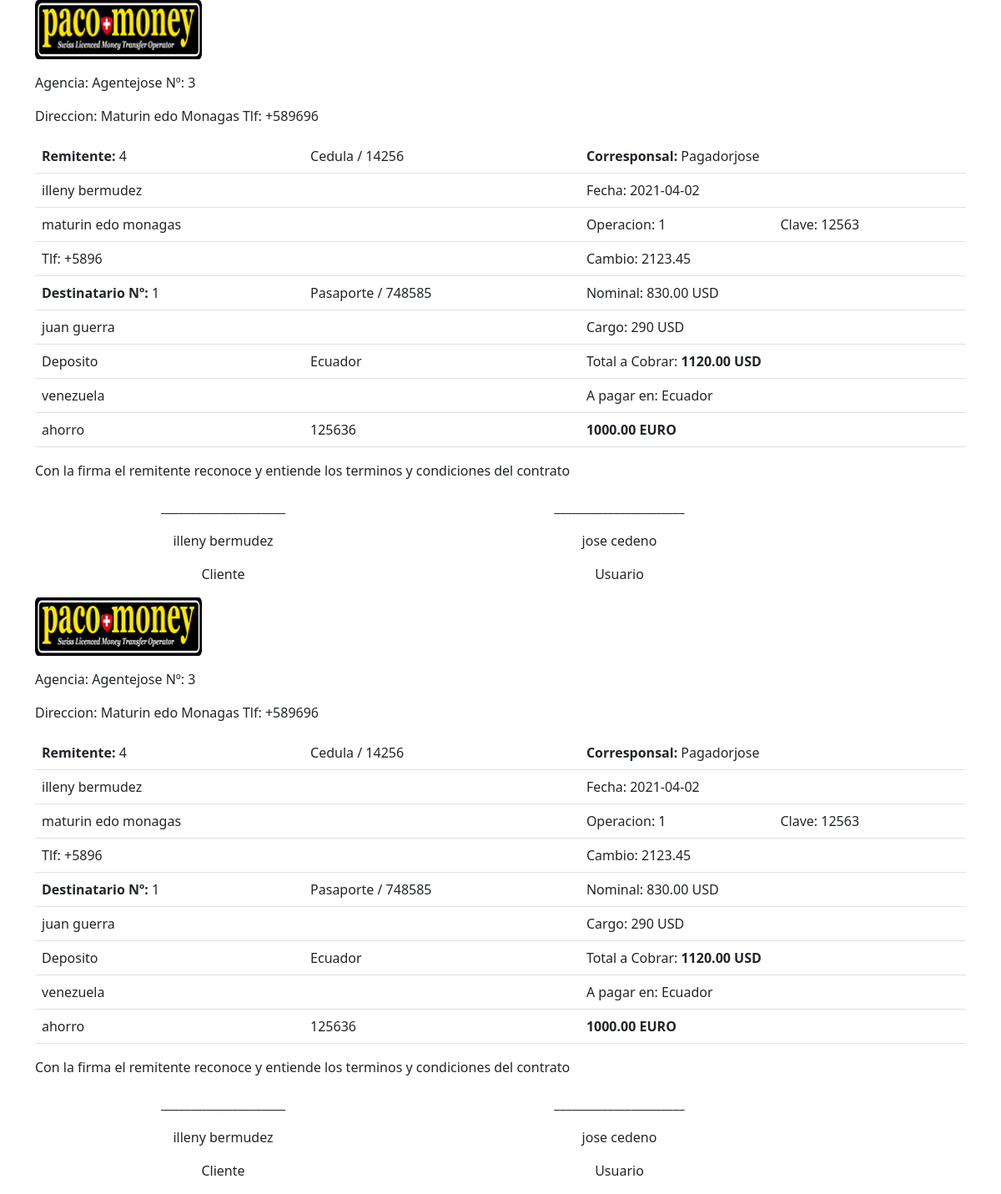
The page /factura.php?idGiro=1 on the database as committed earlier.
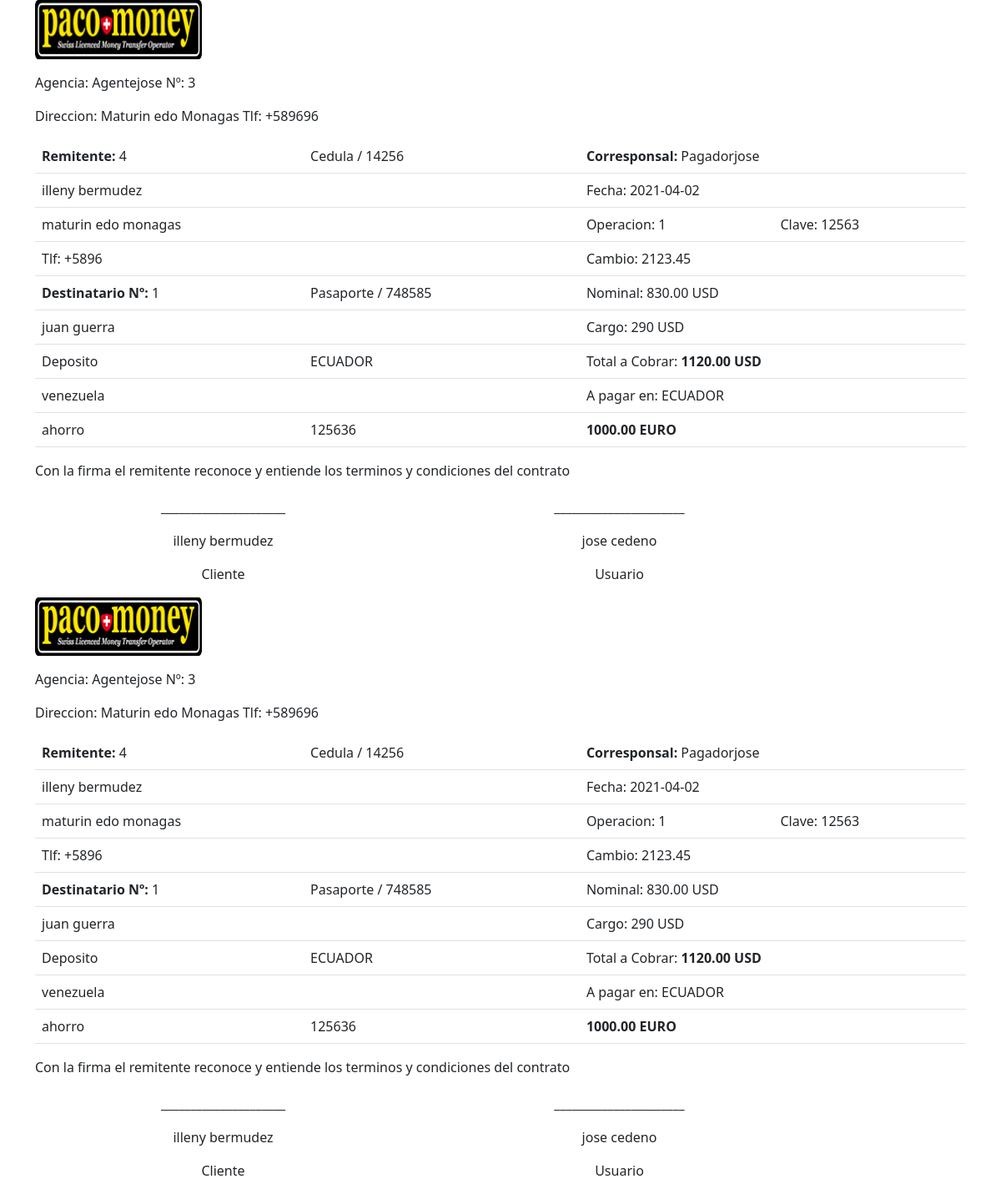
The same page on the database as committed later.
### tables this page shows
CREATE TABLE `pagador` (
  `idPagador` int(11) NOT NULL,
  `pagador` varchar(150) NOT NULL,
  `idPais` int(11) NOT NULL,
  `pa_provincia` varchar(150) NOT NULL,
  `pa_ciudad` varchar(150) NOT NULL,
  `pa_direccion` varchar(250) NOT NULL,
  `pa_tlf` varchar(50) NOT NULL,
  `pa_email` varchar(100) NOT NULL,
  `pa_cp` varchar(100) NOT NULL,
  `pa_Director` varchar(150) NOT NULL,
  `pa_tlfDirector` varchar(50) NOT NULL,
  `pa_emailDirector` varchar(100) NOT NULL,
  `pa_tlfEnvios` varchar(50) NOT NULL,
  `pa_emailEnvios` varchar(100) NOT NULL,
  `pa_GteContabilidad` varchar(150) NOT NULL,
  `pa_tlfContabilidad` varchar(50) NOT NULL,
  `pa_emailContabilidad` varchar(100) NOT NULL,
  `pa_horarios` varchar(250) NOT NULL,
  `pa_contrato` varchar(250) NOT NULL,
  `pa_inicioOperaciones` date NOT NULL,
  `pa_limite` int(11) NOT NULL,
  `pa_web` varchar(250) NOT NULL,
  `pa_conciliarCada` int(11) NOT NULL,
  `idMoneda` int(11) NOT NULL,
  `pa_comision` decimal(3,2) NOT NULL,
  `pa_fijo` decimal(10,2) NOT NULL,
  `idTipoComision` int(11) NOT NULL,
  `idTipoEmpresa` int(11) NOT NULL,
  `pa_tasa` decimal(20,2) NOT NULL,
  `pa_tipoCambio` decimal(20,2) NOT NULL,
  `pa_impuesto` decimal(20,2) NOT NULL,
  `idEstado` int(11) NOT NULL
);

CREATE TABLE `cliente` (
  `idCliente` int(11) NOT NULL,
  `cl_nombre` varchar(150) NOT NULL,
  `cl_apellido` varchar(150) NOT NULL,
  `cl_fechaNacimiento` date NOT NULL,
  `idPais` int(11) NOT NULL,
  `cl_provincia` varchar(150) NOT NULL,
  `cl_ciudad` varchar(150) NOT NULL,
  `cl_direccion` varchar(250) NOT NULL,
  `cl_tlf` varchar(50) NOT NULL,
  `cl_email` varchar(100) NOT NULL,
  `cl_identidad` varchar(50) NOT NULL,
  `idTipoIdentidad` int(11) NOT NULL,
  `cl_fechaEmision` date NOT NULL,
  `cl_fechaCaducidad` date NOT NULL,
  `cl_nacionalidad` varchar(150) NOT NULL,
  `cl_facebook` varchar(150) DEFAULT NULL,
  `cl_whatsapp` varchar(150) DEFAULT NULL,
  `cl_telegram` varchar(150) DEFAULT NULL,
  `cl_limite` int(11) NOT NULL,
  `idMoneda` int(11) NOT NULL,
  `idEstado` int(11) NOT NULL,
  `cl_doc_cedula` varchar(150) NOT NULL,
  `cl_doc_form` varchar(150) NOT NULL,
  `cl_doc_otro` varchar(150) NOT NULL
);

CREATE TABLE `identidad` (
  `idTipoIdentidad` int(11) NOT NULL,
  `tipoIdentidad` varchar(250) NOT NULL
);

CREATE TABLE `giro` (
  `idGiro` bigint(20) NOT NULL,
  `gi_fecha` date NOT NULL,
  `idUsuario` int(11) NOT NULL,
  `idCliente` int(11) NOT NULL,
  `idBeneficiario` int(11) NOT NULL,
  `idAgente` int(11) NOT NULL,
  `idPagador` int(11) NOT NULL,
  `idPais` int(11) NOT NULL,
  `gi_importe` decimal(65,2) NOT NULL,
  `gi_Total` decimal(65,2) NOT NULL,
  `gi_TotalLocal` decimal(65,2) NOT NULL,
  `idMonedaCobro` int(11) NOT NULL,
  `idMonedaPago` int(11) NOT NULL,
  `gi_tasa` decimal(65,2) NOT NULL,
  `gi_tipoCambio` decimal(65,2) NOT NULL,
  `gi_impuesto` decimal(10,2) NOT NULL,
  `idTipoRetiro` int(11) NOT NULL,
  `gi_Banco` varchar(200) NOT NULL,
  `gi_numCta` varchar(100) NOT NULL,
  `gi_TipoCuenta` varchar(50) NOT NULL,
  `idEstadoGiro` int(11) NOT NULL,
  `gi_clave` varchar(150) NOT NULL,
  `gi_comentario` varchar(250) NOT NULL
);

CREATE TABLE `beneficiario` (
  `idBeneficiario` int(11) NOT NULL,
  `be_nombre` varchar(150) NOT NULL,
  `be_apellido` varchar(150) NOT NULL,
  `be_fechaNacimiento` date NOT NULL,
  `idPais` int(11) NOT NULL,
  `be_ciudad` varchar(150) NOT NULL,
  `be_direccion` varchar(250) NOT NULL,
  `be_tlf` varchar(50) NOT NULL,
  `be_email` varchar(100) NOT NULL,
  `be_identidad` varchar(50) NOT NULL,
  `idTipoIdentidad` int(11) NOT NULL,
  `be_nacionalidad` varchar(150) NOT NULL,
  `be_facebook` varchar(150) DEFAULT NULL,
  `be_whatsapp` varchar(150) DEFAULT NULL,
  `be_telegram` varchar(150) DEFAULT NULL,
  `be_numCuenta` varchar(50) NOT NULL,
  `idTipoCuenta` int(11) NOT NULL,
  `idBanco` int(11) NOT NULL,
  `idMoneda` int(11) NOT NULL,
  `idEstado` int(11) NOT NULL
);

CREATE TABLE `moneda` (
  `idMoneda` int(11) NOT NULL,
  `mo_codigo` varchar(50) NOT NULL,
  `moneda` varchar(100) NOT NULL
);

CREATE TABLE `tiporetiro` (
  `idTipoRetiro` int(11) NOT NULL,
  `tipoRetiro` varchar(50) NOT NULL
);

CREATE TABLE `pais` (
  `idPais` int(11) NOT NULL,
  `pais` varchar(100) NOT NULL,
  `idMoneda` int(11) NOT NULL,
  `idMonedaEnvio` int(11) NOT NULL
);

CREATE TABLE `monedaenvio` (
  `idMonedaEnvio` int(11) NOT NULL,
  `mo_codigo` varchar(100) NOT NULL,
  `moneda` varchar(250) NOT NULL
);

CREATE TABLE `usuario` (
  `idUsuario` int(11) NOT NULL,
  `us_nombre` varchar(150) NOT NULL,
  `us_apellido` varchar(150) NOT NULL,
  `us_direccion` varchar(250) NOT NULL,
  `us_tlf` varchar(50) NOT NULL,
  `us_email` varchar(100) NOT NULL,
  `us_clave` varchar(250) NOT NULL,
  `us_identificacion` varchar(100) NOT NULL,
  `us_ciudad` varchar(150) NOT NULL,
  `idPagador` int(11) NOT NULL,
  `idTipoRol` int(11) NOT NULL,
  `idEstado` int(11) NOT NULL
);

### factura.php (the view, shortened to what this page needs)
<?php
require_once('conexion.php');
$idGiro = isset($_REQUEST['idGiro']) ? intval(htmlentities($_REQUEST['idGiro'])) : '';
$sql = "SELECT h.*
  FROM giro AS g
  JOIN pagador AS h ON g.idAgente = h.idPagador
  WHERE idGiro = ?
  ";
$sentencia = $mbd->prepare($sql);
$sentencia->execute(array($idGiro));
$agente = $sentencia->fetchAll(PDO::FETCH_ASSOC);
$sql = "SELECT h.* FROM giro AS g
  JOIN usuario AS h ON g.idUsuario = h.idUsuario
  WHERE idGiro = ?";
$sentencia = $mbd->prepare($sql);
$sentencia->execute(array($idGiro));
$usuario = $sentencia->fetchAll(PDO::FETCH_ASSOC);
$sql = "SELECT g.*,h.mo_codigo AS Cobro,m.mo_codigo AS Envio,r.tipoRetiro
  FROM giro AS g
  JOIN pais AS p ON g.idPais = p.idPais
  JOIN moneda AS h ON g.idMonedaCobro = h.idMoneda
  JOIN monedaenvio AS m ON g.idMonedaPago = m.idMonedaEnvio
  JOIN tiporetiro AS r ON g.idTipoRetiro = r.idTipoRetiro WHERE idGiro = ?";
$sentencia = $mbd->prepare($sql);
$sentencia->execute(array($idGiro));
$resultado = $sentencia->fetchAll(PDO::FETCH_ASSOC);
$cobro = $resultado[0]['Cobro'];
$idCliente = $resultado[0]['idCliente'];
$sql = "SELECT *, i.tipoIdentidad  FROM cliente AS c
JOIN identidad AS i ON c.idTipoIdentidad = i.idTipoIdentidad
JOIN pais AS p ON c.idPais = p.idPais
WHERE idCliente = ?";
$sentencia = $mbd->prepare($sql);
$sentencia->execute(array($idCliente));
$cliente = $sentencia->fetchAll(PDO::FETCH_ASSOC);
$idBeneficiario = $resultado[0]['idBeneficiario'];
$sql = "SELECT *, i.tipoIdentidad  FROM beneficiario AS c
JOIN identidad AS i ON c.idTipoIdentidad = i.idTipoIdentidad
JOIN pais AS p ON c.idPais = p.idPais
WHERE idBeneficiario = ?";
$sentencia = $mbd->prepare($sql);
$sentencia->execute(array($idBeneficiario));
$beneficiario = $sentencia->fetchAll(PDO::FETCH_ASSOC);
$idPagador = $resultado[0]['idPagador'];
$sql = "SELECT * FROM pagador AS c
JOIN pais AS p ON c.idPais = p.idPais
WHERE idPagador = ?";
$sentencia = $mbd->prepare($sql);
$sentencia->execute(array($idPagador));
$corresponsal = $sentencia->fetchAll(PDO::FETCH_ASSOC);
?>
<!DOCTYPE html>
<html lang="es">
<head>
  <link rel="stylesheet" href="css/bootstrap.min.css">
</head>
<body>
  <div class="container">
    <p><img src="archivos/logopaco.png" width="200"></p>
    <p>Agencia: <?php echo $agente[0]['pagador'] . ' Nº: ' . $agente[0]['idPagador'] ?></p>
    <p>Direccion: <?php echo $agente[0]['pa_direccion'] . ' Tlf: ' . $agente[0]['pa_tlf'] ?></p>
    <table class="table">
      <tbody>
        <tr>
          <td> <span class="negrita">Remitente: </span><?php echo $cliente[0]['idCliente'] ?></td>
          <td><?php echo $cliente[0]['tipoIdentidad'] . ' / ' . $cliente[0]['cl_identidad'] ?></td>
          <td colspan="2"><span class="negrita">Corresponsal: </span><?php echo $corresponsal[0]['pagador'] ?></td>
        </tr>
        <tr>
          <td colspan="2"><?php echo  $cliente[0]['cl_nombre'] . ' ' . $cliente[0]['cl_apellido'] ?></td>
          <td colspan="2">Fecha: <?php echo $resultado[0]['gi_fecha'] ?></td>
        </tr>
        <tr>
          <td colspan="2"><?php echo  $cliente[0]['cl_direccion'] ?></td>
          <td> Operacion: <?php echo $resultado[0]['idGiro'] ?></td>
          <td>Clave: <?php echo $resultado[0]['gi_clave'] ?></td>
        </tr>
        <tr>
          <td colspan="2"> Tlf: <?php echo $cliente[0]['cl_tlf'] ?></td>
          <td colspan="2">Cambio: <?php echo $resultado[0]['gi_tipoCambio'] ?></td>
        </tr>
        <tr>
          <td> <span class="negrita">Destinatario Nº: </span><?php echo $beneficiario[0]['idBeneficiario'] ?></td>
          <td> <?php echo $beneficiario[0]['tipoIdentidad'] . ' / ' . $beneficiario[0]['be_identidad'] ?></td>
          <td colspan="2"> Nominal: <?php echo $resultado[0]['gi_TotalLocal'] . ' ' . $cobro ?></td>
        </tr>
        <tr>
          <td colspan="2"> <?php echo $beneficiario[0]['be_nombre'] . ' ' . $beneficiario[0]['be_apellido'] ?></td>
          <td colspan="2"> Cargo: <?php echo $resultado[0]['gi_Total'] - $resultado[0]['gi_TotalLocal'] . ' ' . $cobro ?></td>
        </tr>
        <tr>
          <td> <?php echo $resultado[0]['tipoRetiro'] ?></td>
          <td> <?php echo $beneficiario[0]['pais'] ?></td>
          <td colspan="2"> Total a Cobrar: <span class="negrita"><?php echo $resultado[0]['gi_Total'] . ' ' . $cobro ?></span> </td>
        </tr>
        <tr>
          <td colspan="2"> <?php echo $resultado[0]['gi_Banco'] ?></td>
          <td colspan="2"> A pagar en: <?php echo $beneficiario[0]['pais'] ?></td>
        </tr>
        <tr>
          <td> <?php echo  $resultado[0]['gi_TipoCuenta'] ?></td>
          <td> <?php echo $resultado[0]['gi_numCta'] ?></td>
          <td colspan="2"> <span class="negrita"> <?php echo $resultado[0]['gi_importe'] . ' ' . $resultado[0]['Envio'] ?> </span> </td>
        </tr>
      </tbody>
    </table>
    <div class="row mt-1">
      <div class="col-md-12">
        <p> Con la firma el remitente reconoce y entiende los terminos y condiciones del contrato </p>
      </div>
    </div>
    <div class="row mt-1">
      <div class="col-md-5">
        <p class="text-center">_____________________</p>
        <p class="text-center"><?php echo $cliente[0]['cl_nombre'] . " " . $cliente[0]['cl_apellido'] ?></p>
        <p class="text-center">Cliente</p>
      </div>
      <div class="col-md-5">
        <p class="text-center">______________________</p>
        <p class="text-center"><?php echo $usuario[0]['us_nombre'] . " " . $usuario[0]['us_apellido'] ?></p>
        <p class="text-center">Usuario</p>
      </div>
    </div>
    <p><img src="archivos/logopaco.png" width="200"></p>
    <p>Agencia: <?php echo $agente[0]['pagador'] . ' Nº: ' . $agente[0]['idPagador'] ?></p>
    <p>Direccion: <?php echo $agente[0]['pa_direccion'] . ' Tlf: ' . $agente[0]['pa_tlf'] ?></p>
    <table class="table">
      <tbody>
        <tr>
          <td> <span class="negrita">Remitente: </span><?php echo $cliente[0]['idCliente'] ?></td>
          <td><?php echo $cliente[0]['tipoIdentidad'] . ' / ' . $cliente[0]['cl_identidad'] ?></td>
          <td colspan="2"><span class="negrita">Corresponsal: </span><?php echo $corresponsal[0]['pagador'] ?></td>
        </tr>
        <tr>
          <td colspan="2"><?php echo  $cliente[0]['cl_nombre'] . ' ' . $cliente[0]['cl_apellido'] ?></td>
          <td colspan="2">Fecha: <?php echo $resultado[0]['gi_fecha'] ?></td>
        </tr>
        <tr>
          <td colspan="2"><?php echo  $cliente[0]['cl_direccion'] ?></td>
          <td> Operacion: <?php echo $resultado[0]['idGiro'] ?></td>
          <td>Clave: <?php echo $resultado[0]['gi_clave'] ?></td>
        </tr>
        <tr>
          <td colspan="2"> Tlf: <?php echo $cliente[0]['cl_tlf'] ?></td>
          <td colspan="2">Cambio: <?php echo $resultado[0]['gi_tipoCambio'] ?></td>
        </tr>
        <tr>
          <td> <span class="negrita">Destinatario Nº: </span><?php echo $beneficiario[0]['idBeneficiario'] ?></td>
          <td> <?php echo $beneficiario[0]['tipoIdentidad'] . ' / ' . $beneficiario[0]['be_identidad'] ?></td>
          <td colspan="2"> Nominal: <?php echo $resultado[0]['gi_TotalLocal'] . ' ' . $cobro ?></td>
        </tr>
        <tr>
          <td colspan="2"> <?php echo $beneficiario[0]['be_nombre'] . ' ' . $beneficiario[0]['be_apellido'] ?></td>
          <td colspan="2"> Cargo: <?php echo $resultado[0]['gi_Total'] - $resultado[0]['gi_TotalLocal'] . ' ' . $cobro ?></td>
        </tr>
        <tr>
          <td> <?php echo $resultado[0]['tipoRetiro'] ?></td>
          <td> <?php echo $beneficiario[0]['pais'] ?></td>
          <td colspan="2"> Total a Cobrar: <span class="negrita"><?php echo $resultado[0]['gi_Total'] . ' ' . $cobro ?></span> </td>
        </tr>
        <tr>
          <td colspan="2"> <?php echo $resultado[0]['gi_Banco'] ?></td>
          <td colspan="2"> A pagar en: <?php echo $beneficiario[0]['pais'] ?></td>
        </tr>
        <tr>
          <td> <?php echo  $resultado[0]['gi_TipoCuenta'] ?></td>
          <td> <?php echo $resultado[0]['gi_numCta'] ?></td>
          <td colspan="2"> <span class="negrita"> <?php echo $resultado[0]['gi_importe'] . ' ' . $resultado[0]['Envio'] ?> </span> </td>
        </tr>
      </tbody>
    </table>
    <div class="row mt-1">
      <div class="col-md-12">
        <p> Con la firma el remitente reconoce y entiende los terminos y condiciones del contrato </p>
      </div>
    </div>
    <div class="row mt-1">
      <div class="col-md-5">
        <p class="text-center">_____________________</p>
        <p class="text-center"><?php echo $cliente[0]['cl_nombre'] . " " . $cliente[0]['cl_apellido'] ?></p>
        <p class="text-center">Cliente</p>
      </div>
      <div class="col-md-5">
        <p class="text-center">______________________</p>
        <p class="text-center"><?php echo $usuario[0]['us_nombre'] . " " . $usuario[0]['us_apellido'] ?></p>
        <p class="text-center">Usuario</p>
      </div>
    </div>
  </div>
</body>
</html>

### factura.php (style rules this page uses)
.negrita { font-weight: bold; }

Rows that differ between the two databases and show on the page:
changed through a linked row, beneficiario "juan": idPais.pais "Ecuador" → "ECUADOR"
